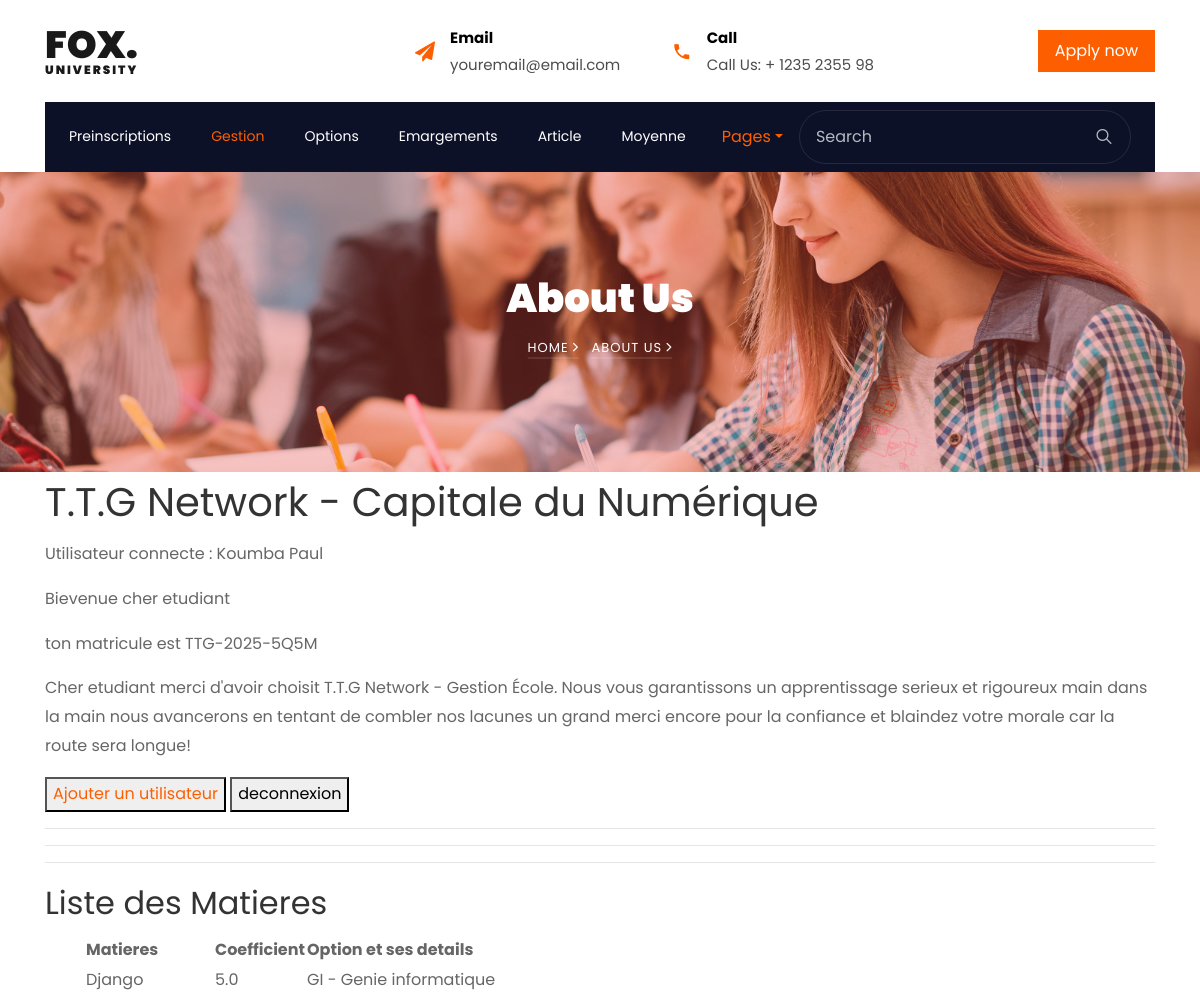
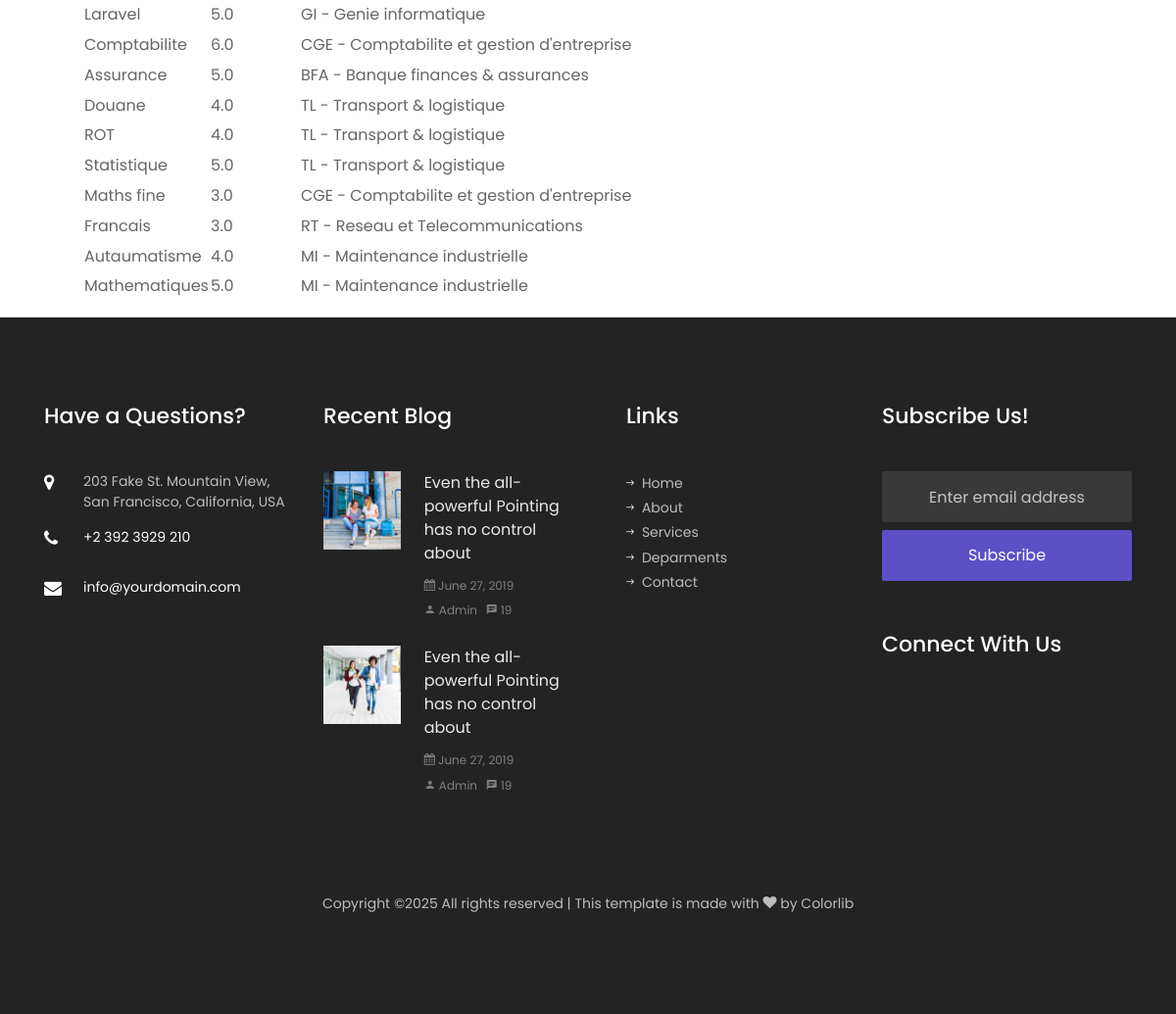
/matiere (signed in), run on the app's committed database (2 pictures, top to bottom).
### Projet_annee/models.py (models this page shows, shortened)
class User(AbstractUser):
    ROLES = (
        ('admin', 'Administrateur'),
        ('formateur', 'Formateur'),
        ('etudiant', 'Étudiant'),
        ('parent', 'Parent'),
    )
    role = models.CharField(max_length=20, choices=ROLES)
    code_formateur = models.CharField(max_length=10, unique=True, null=True, blank=True)
    code_parent = models.CharField(max_length=10, unique=True, null=True, blank=True)
    matricule = models.CharField(max_length=30, unique=True, null=True, blank=True)

class Matiere(models.Model):
    nom = models.CharField(max_length=100)
    coefficient = models.FloatField()
    option = models.ForeignKey(Option, on_delete=models.CASCADE)

class Option(models.Model):
    nom = models.CharField(max_length=100)
    filiere = models.ForeignKey(Filiere, on_delete=models.CASCADE)
    def __str__(self):
        return f"{self.nom} - {self.filiere.nom}"

class Filiere(models.Model):
    nom = models.CharField(max_length=100)

### Projet_annee/views.py (the view)
# urls.py: path('matiere', views.matieres_view, name='matiere'),
@login_required
def matieres_view(request):
    matieres = Matiere.objects.all()
    return render(request, 'liste_matieres.html', {'matieres': matieres})

### Projet_annee/templates/liste_matieres.html (shortened to what this page needs)
{% extends "base.html" %}
{% block content %}
  <hr>
  <h2>Liste des Matieres</h2>
  <ul>
      <table>
        <tr>
          <th>Matieres</th>
          <th>Coefficient</th>
          <th>Option et ses details</th>
        </tr>
        {% for matiere in matieres %}
        <tr>
          <td>{{ matiere.nom }}</td>
          <td>{{ matiere.coefficient }}</td>
          <td>{{ matiere.option }}</td>
        </tr>
         {% endfor %}
      </table>
  </ul>
{% endblock %}

### Projet_annee/templates/base.html (shortened to what this page needs)
<!DOCTYPE html>
{% load static  %}
<html lang="en">
  <head>
    <link rel="stylesheet" href="{% static 'css/open-iconic-bootstrap.min.css' %}">
    <link rel="stylesheet" href="{% static 'css/animate.css' %}">
    <link rel="stylesheet" href="{% static 'css/owl.carousel.min.css' %}">
    <link rel="stylesheet" href="{% static 'css/owl.theme.default.min.css' %}">
    <link rel="stylesheet" href="{% static 'css/magnific-popup.css' %}">
    <link rel="stylesheet" href="{% static 'css/aos.css' %}">
    <link rel="stylesheet" href="{% static 'css/ionicons.min.css' %}">
    <link rel="stylesheet" href="{% static 'css/flaticon.css' %}">
    <link rel="stylesheet" href="{% static 'css/icomoon.css' %}">
    <link rel="stylesheet" href="{% static 'css/style.css' %}">
  </head>
  <body>
	  <div class="bg-top navbar-light">
    	<div class="container">
    		<div class="row no-gutters d-flex align-items-center align-items-stretch">
    			<div class="col-md-4 d-flex align-items-center py-4">
    				<a class="navbar-brand" href="index.html">Fox. <span>University</span></a>
    			</div>
	    		<div class="col-lg-8 d-block">
		    		<div class="row d-flex">
					    <div class="col-md d-flex topper align-items-center align-items-stretch py-md-4">
					    	<div class="icon d-flex justify-content-center align-items-center"><span class="icon-paper-plane"></span></div>
					    	<div class="text">
					    		<span>Email</span>
						    	<span>youremail@email.com</span>
						    </div>
					    </div>
					    <div class="col-md d-flex topper align-items-center align-items-stretch py-md-4">
					    	<div class="icon d-flex justify-content-center align-items-center"><span class="icon-phone2"></span></div>
						    <div class="text">
						    	<span>Call</span>
						    	<span>Call Us: + 1235 2355 98</span>
						    </div>
					    </div>
					    <div class="col-md topper d-flex align-items-center justify-content-end">
					    	<p class="mb-0">
					    		<a href="#" class="btn py-2 px-3 btn-primary d-flex align-items-center justify-content-center">
					    			<span>Apply now</span>
					    		</a>
					    	</p>
					    </div>
				    </div>
			    </div>
		    </div>
		  </div>
    </div>
	  <nav class="navbar navbar-expand-lg navbar-dark bg-dark ftco-navbar-light" id="ftco-navbar">
	    <div class="container d-flex align-items-center px-4">
	      <form action="#" class="searchform order-lg-last">
          <div class="form-group d-flex">
            <input type="text" class="form-control pl-3" placeholder="Search">
            <button type="submit" placeholder="" class="form-control search"><span class="ion-ios-search"></span></button>
          </div>
        </form>
	      <div class="collapse navbar-collapse" id="ftco-nav">
	        <ul class="navbar-nav mr-auto">
	        	<li class="nav-item"><a href="{% url 'preinscription' %}" class="nav-link pl-0">Preinscriptions</a></li>
	        	<li class="nav-item active"><a href="{% url 'admin:index' %}" class="nav-link">Gestion</a></li>
	        	<li class="nav-item"><a href="{% url 'options' %}" class="nav-link">Options</a></li>
	        	<li class="nav-item"><a href="{% url 'liste_emargements' %}" class="nav-link">Emargements</a></li>
	        	<li class="nav-item"><a href="{% url 'article' %}" class="nav-link">Article</a></li>
	          <li class="nav-item"><a href="{% url 'recherche_moyenne' %}" class="nav-link">Moyenne</a></li>
	        </ul>
	      </div>
        <div class="nav-item dropdown">
                    <a href="#" class="nav-link dropdown-toggle" data-bs-toggle="dropdown">Pages</a>
	    </div>
	  </nav>
    <section class="hero-wrap hero-wrap-2" style="background-image: url('static/images/bg_1.jpg');">
      <div class="overlay"></div>
      <div class="container">
        <div class="row no-gutters slider-text align-items-center justify-content-center">
          <div class="col-md-9 ftco-animate text-center">
            <h1 class="mb-2 bread">About Us</h1>
            <p class="breadcrumbs"><span class="mr-2"><a href="index.html">Home <i class="ion-ios-arrow-forward"></i></a></span> <span>About us <i class="ion-ios-arrow-forward"></i></span></p>
          </div>
        </div>
      </div>
    </section>
      <section>
          <div class="container border:10px-solid-black ">
    <header>
      <h1>T.T.G Network - Capitale du Numérique</h1>
      <main>
          <p>Utilisateur connecte : {{user}}</p>
            {% if user.is_authenticated %}
            {% if user.role %}
            <p>Bievenue cher {{user.role}} </p>
            {% else %}
            <p>Bievenue cher Admin </p>
            {% endif %}
              {% if user.matricule %}
              <p>ton matricule est {{user.matricule}}</p>
              <p>
                  Cher etudiant merci d'avoir choisit T.T.G Network - Gestion École.
                  Nous vous garantissons un apprentissage serieux et rigoureux main dans
                  la main nous avancerons en tentant de combler nos lacunes un grand merci
                  encore pour la confiance et blaindez votre morale car la route sera longue!
              </p>
              {% endif %}
            {% endif %}
          <button><a href="{% url 'urlregister' %}">Ajouter un utilisateur</a></button>
          <a href="{% url 'urllogout' %}"><button>deconnexion</button></a>
          <hr>
          <hr>
        </main>
    </header>
      </section>
        <div class="container">
          {% block content %}{% endblock %}
        </div>
      <footer class="ftco-footer ftco-bg-dark ftco-section">
      <div class="container">
        <div class="row mb-5">
          <div class="col-md-6 col-lg-3">
            <div class="ftco-footer-widget mb-5">
            	<h2 class="ftco-heading-2">Have a Questions?</h2>
            	<div class="block-23 mb-3">
	              <ul>
	                <li><span class="icon icon-map-marker"></span><span class="text">203 Fake St. Mountain View, San Francisco, California, USA</span></li>
	                <li><a href="#"><span class="icon icon-phone"></span><span class="text">+2 392 3929 210</span></a></li>
	                <li><a href="#"><span class="icon icon-envelope"></span><span class="text">info@yourdomain.com</span></a></li>
	              </ul>
	            </div>
            </div>
          </div>
          <div class="col-md-6 col-lg-3">
            <div class="ftco-footer-widget mb-5">
              <h2 class="ftco-heading-2">Recent Blog</h2>
              <div class="block-21 mb-4 d-flex">
                <a class="blog-img mr-4" style="background-image: url(static/images/image_1.jpg);"></a>
                <div class="text">
                  <h3 class="heading"><a href="#">Even the all-powerful Pointing has no control about</a></h3>
                  <div class="meta">
                    <div><a href="#"><span class="icon-calendar"></span> June 27, 2019</a></div>
                    <div><a href="#"><span class="icon-person"></span> Admin</a></div>
                    <div><a href="#"><span class="icon-chat"></span> 19</a></div>
                  </div>
                </div>
              </div>
              <div class="block-21 mb-5 d-flex">
                <a class="blog-img mr-4" style="background-image: url(static/images/image_2.jpg);"></a>
                <div class="text">
                  <h3 class="heading"><a href="#">Even the all-powerful Pointing has no control about</a></h3>
                  <div class="meta">
                    <div><a href="#"><span class="icon-calendar"></span> June 27, 2019</a></div>
                    <div><a href="#"><span class="icon-person"></span> Admin</a></div>
                    <div><a href="#"><span class="icon-chat"></span> 19</a></div>
                  </div>
                </div>
              </div>
            </div>
          </div>
          <div class="col-md-6 col-lg-3">
            <div class="ftco-footer-widget mb-5 ml-md-4">
              <h2 class="ftco-heading-2">Links</h2>
              <ul class="list-unstyled">
                <li><a href="#"><span class="ion-ios-arrow-round-forward mr-2"></span>Home</a></li>
                <li><a href="#"><span class="ion-ios-arrow-round-forward mr-2"></span>About</a></li>
                <li><a href="#"><span class="ion-ios-arrow-round-forward mr-2"></span>Services</a></li>
                <li><a href="#"><span class="ion-ios-arrow-round-forward mr-2"></span>Deparments</a></li>
                <li><a href="#"><span class="ion-ios-arrow-round-forward mr-2"></span>Contact</a></li>
              </ul>
            </div>
          </div>
          <div class="col-md-6 col-lg-3">
            <div class="ftco-footer-widget mb-5">
            	<h2 class="ftco-heading-2">Subscribe Us!</h2>
              <form action="#" class="subscribe-form">
                <div class="form-group">
                  <input type="text" class="form-control mb-2 text-center" placeholder="Enter email address">
                  <input type="submit" value="Subscribe" class="form-control submit px-3">
                </div>
              </form>
            </div>
            <div class="ftco-footer-widget mb-5">
            	<h2 class="ftco-heading-2 mb-0">Connect With Us</h2>
            	<ul class="ftco-footer-social list-unstyled float-md-left float-lft mt-3">
              </ul>
            </div>
          </div>
        </div>
        <div class="row">
          <div class="col-md-12 text-center">
            <p>
  Copyright &copy;<script>document.write(new Date().getFullYear());</script> All rights reserved | This template is made with <i class="icon-heart" aria-hidden="true"></i> by <a href="https://colorlib.com" target="_blank">Colorlib</a>
  </p>
          </div>
        </div>
      </div>
    </footer>
  </body>
</html>

### Projet_annee/static/css/icomoon.css (style rules this page uses)
[class^="icon-"], [class*=" icon-"] { font-family: 'icomoon' !important; speak: none; font-style: normal; font-weight: normal; font-variant: normal; text-transform: none; line-height: 1; -webkit-font-smoothing: antialiased; -moz-osx-font-smoothing: grayscale; }
.icon-heart:before { content: "\f004"; }
.icon-map-marker:before { content: "\f041"; }
.icon-calendar:before { content: "\f073"; }
.icon-phone:before { content: "\f095"; }
.icon-envelope:before { content: "\f0e0"; }
.icon-paper-plane:before { content: "\f1d8"; }
.icon-phone2:before { content: "\e0cd"; }
.icon-chat:before { content: "\e0b7"; }
.icon-person:before { content: "\e7fd"; }

### data on the page
User: username "Koumba Paul", role "etudiant", matricule "TTG-2025-5Q5M"
Matiere: nom "Django", coefficient "5.0", option "GI - Genie informatique"
Matiere: nom "Laravel", coefficient "5.0", option "GI - Genie informatique"
Matiere: nom "Comptabilite", coefficient "6.0", option "CGE - Comptabilite et gestion d'entreprise"
Matiere: nom "Assurance", coefficient "5.0", option "BFA - Banque finances & assurances"
Matiere: nom "Douane", coefficient "4.0", option "TL - Transport & logistique"
Matiere: nom "ROT", coefficient "4.0", option "TL - Transport & logistique"
Matiere: nom "Statistique", coefficient "5.0", option "TL - Transport & logistique"
Matiere: nom "Maths fine", coefficient "3.0", option "CGE - Comptabilite et gestion d'entreprise"
Matiere: nom "Francais", coefficient "3.0", option "RT - Reseau et Telecommunications"
Matiere: nom "Autaumatisme", coefficient "4.0", option "MI - Maintenance industrielle"
Matiere: nom "Mathematiques", coefficient "5.0", option "MI - Maintenance industrielle"
